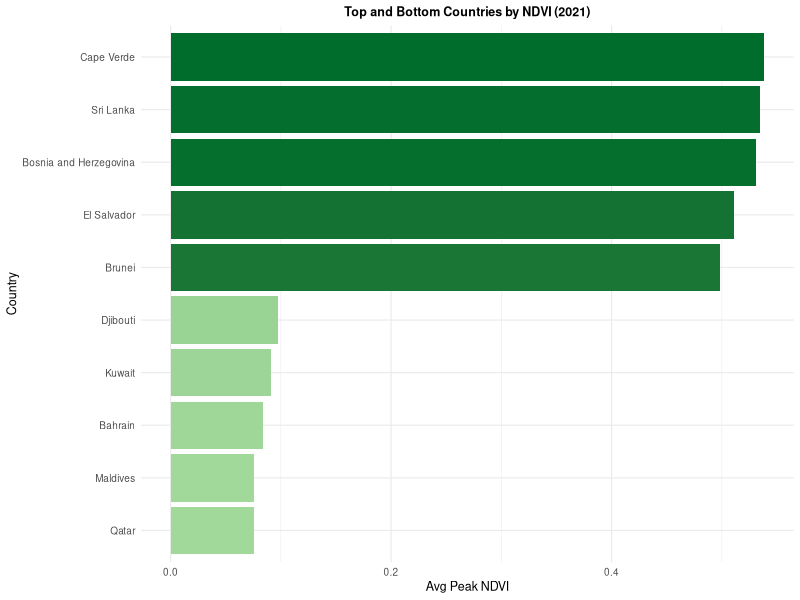
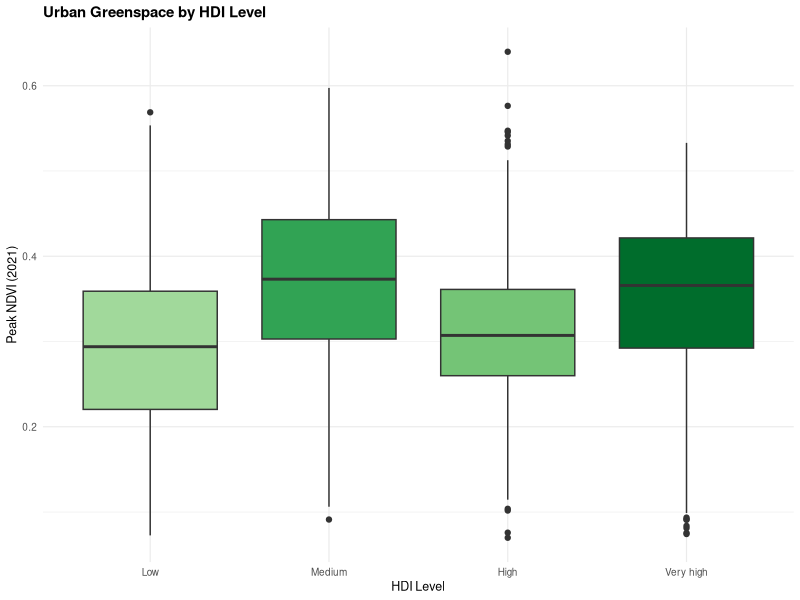
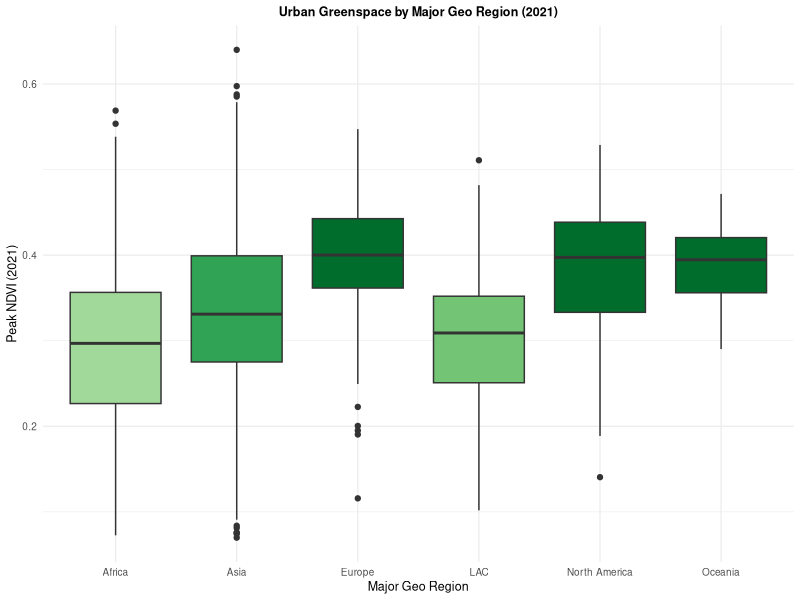

The R source for these figures, in order:
## ---- chunk 1

## Set Up Chunk
knitr::opts_chunk$set(
  echo = FALSE,
  message = FALSE,
  warning = FALSE,
  fig.align = 'center'
  )

## Packages

library(tidyverse)
library(knitr)
library(readr)
library(dplyr)
library(ggplot2)

## Loading Data

greenspace_data_share <- read_csv("dataverse_files/greenspace_data_share.csv")
#View(greenspace_data_share)

# Cleaning the Dataset

ndvi_summary <- greenspace_data_share %>%
  drop_na(peak_weight_2021) %>%
  group_by(Country) %>%
  summarise(avg_peak_ndvi = mean(peak_weight_2021, na.rm = TRUE)) %>%
  arrange(desc(avg_peak_ndvi))

## ---- chunk 2

top_bottom_countries <- bind_rows(
  ndvi_summary %>% slice_max(avg_peak_ndvi, n = 5),
  ndvi_summary %>% slice_min(avg_peak_ndvi, n = 5)
)
ggplot(top_bottom_countries, aes(x = reorder(Country, avg_peak_ndvi), y = avg_peak_ndvi, fill = avg_peak_ndvi)) +
  geom_col() +
  coord_flip() +
  scale_fill_gradient(low = "#a1d99b", high = "#006d2c") +
  labs(
    title = "Top and Bottom Countries by NDVI (2021)",
    x = "Country",
    y = "Avg Peak NDVI"
  ) +
  theme_minimal(base_size = 9) +
  theme(
    plot.title = element_text(size = 9, face = "bold", hjust = 0.5),
    legend.position = "none"
  )

## ---- chunk 3

greenspace_data_share$HDI_level <- factor(
  greenspace_data_share$HDI_level,
  levels = c("Low", "Medium", "High", "Very high")
)

green_palette <- c("Low" = "#a1d99b", 
                   "Medium" = "#31a354", 
                   "High" = "#74c476",
                   "Very high" = "#006d2c")

ggplot(greenspace_data_share, aes(x = HDI_level, y = peak_weight_2021, fill = HDI_level)) +
  geom_boxplot() +
  scale_fill_manual(values = green_palette) +
  labs(
    title = "Urban Greenspace by HDI Level",
    x = "HDI Level",
    y = "Peak NDVI (2021)"
  ) +
  theme_minimal(base_size = 9) +
  theme(legend.position = "none", plot.title = element_text(face = "bold"))

## ---- chunk 4
kw <- kruskal.test(peak_weight_2021 ~ HDI_level, data = greenspace_data_share)

cat("**Kruskal-Wallis Test Results**  \n")
cat("Chi-squared: ", round(kw$statistic, 2), "  \n")
cat("df: ", kw$parameter, "  \n")
cat("p-value: ", format.pval(kw$p.value, digits = 3), "  \n")
## ---- chunk 5


green_palette <- c("Europe" = "#006d2c",
                   "Latin America and the Caribbean" = "#74c476", 
                   "Asia" = "#31a354", 
                   "Oceania" = "#006d2c",
                   "Northern America" = "#006d2c",
                   "Africa" = "#a1d99b")            


# Boxplot for Urban Greenspace by Major Geo Region with the updated green palette
ggplot(greenspace_data_share, aes(x = Major_Geo_Region, y = peak_weight_2021, fill = Major_Geo_Region)) + 
  geom_boxplot() + 
  scale_fill_manual(values = green_palette) +
  scale_x_discrete(labels = function(x) ifelse(x == "Latin America and the Caribbean", "LAC", ifelse(x == "Northern America", "North America", x))) +
  labs(
    title = "Urban Greenspace by Major Geo Region (2021)", 
    x = "Major Geo Region", 
    y = "Peak NDVI (2021)"
  ) + 
  theme_minimal(base_size = 9) +  
  theme(
    plot.title = element_text(size = 9, face = "bold", hjust = 0.5),
    legend.position = "none"  
  )

greenspace_data_share$Major_Geo_Region <- factor(greenspace_data_share$Major_Geo_Region, levels = c("Africa", "LAC", "Asia", "Oceania", "Northern America","Europe"))
